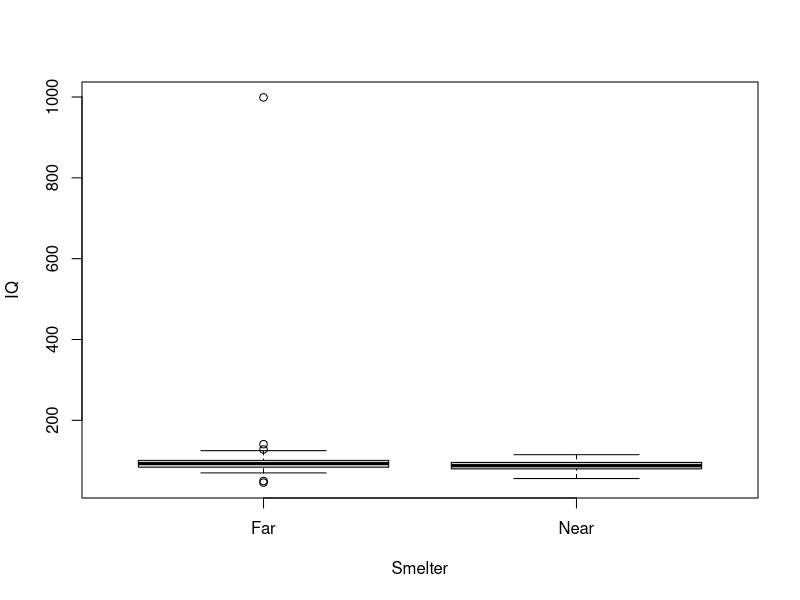

The R source for this figure:
## ---- chunk 1
knitr::opts_chunk$set(echo = TRUE)

# Load libraries
library(knitr)
## ---- chunk 2
# Read in lead-iq-01.csv
lead_IQ <- read.csv("../DataRaw/lead-iq-01.csv", stringsAsFactors = T)
# Note: Since the report will be generated in the ./Reports folder,
# relative path is used here.

# Print head and tail of the dataset
kable(head(lead_IQ), row.names = T)
kable(tail(lead_IQ), row.names = T)

# Check dimensions
dim(lead_IQ)

# Check variables
summary(lead_IQ)
## ---- chunk 3
boxplot(IQ ~ Smelter, data = lead_IQ)
